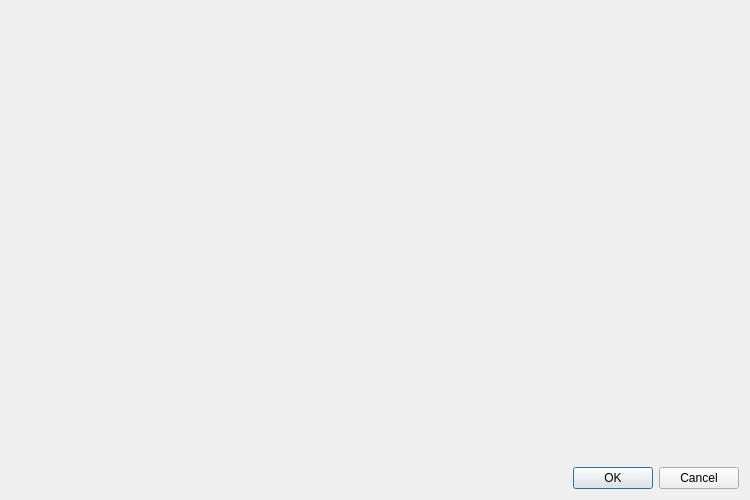
<?xml version="1.0" encoding="UTF-8"?>
<ui version="4.0">
 <class>msc::MscReviewsDialog</class>
 <widget class="QDialog" name="msc::MscReviewsDialog">
  <property name="geometry">
   <rect>
    <x>0</x>
    <y>0</y>
    <width>750</width>
    <height>500</height>
   </rect>
  </property>
  <property name="windowTitle">
   <string>Dialog</string>
  </property>
  <layout class="QGridLayout" name="gridLayout">
   <item row="0" column="0">
    <widget class="QWidget" name="contentWidget" native="true">
     <property name="sizePolicy">
      <sizepolicy hsizetype="Expanding" vsizetype="Expanding">
       <horstretch>0</horstretch>
       <verstretch>0</verstretch>
      </sizepolicy>
     </property>
     <layout class="QGridLayout" name="contentLayout">
      <property name="leftMargin">
       <number>0</number>
      </property>
      <property name="topMargin">
       <number>0</number>
      </property>
      <property name="rightMargin">
       <number>0</number>
      </property>
      <property name="bottomMargin">
       <number>0</number>
      </property>
      <property name="spacing">
       <number>0</number>
      </property>
     </layout>
    </widget>
   </item>
   <item row="1" column="0">
    <widget class="QDialogButtonBox" name="buttonBox">
     <property name="orientation">
      <enum>Qt::Horizontal</enum>
     </property>
     <property name="standardButtons">
      <set>QDialogButtonBox::Cancel|QDialogButtonBox::Ok</set>
     </property>
    </widget>
   </item>
  </layout>
 </widget>
 <resources/>
 <connections>
  <connection>
   <sender>buttonBox</sender>
   <signal>accepted()</signal>
   <receiver>msc::MscReviewsDialog</receiver>
   <slot>accept()</slot>
   <hints>
    <hint type="sourcelabel">
     <x>248</x>
     <y>254</y>
    </hint>
    <hint type="destinationlabel">
     <x>157</x>
     <y>274</y>
    </hint>
   </hints>
  </connection>
  <connection>
   <sender>buttonBox</sender>
   <signal>rejected()</signal>
   <receiver>msc::MscReviewsDialog</receiver>
   <slot>reject()</slot>
   <hints>
    <hint type="sourcelabel">
     <x>316</x>
     <y>260</y>
    </hint>
    <hint type="destinationlabel">
     <x>286</x>
     <y>274</y>
    </hint>
   </hints>
  </connection>
 </connections>
</ui>
